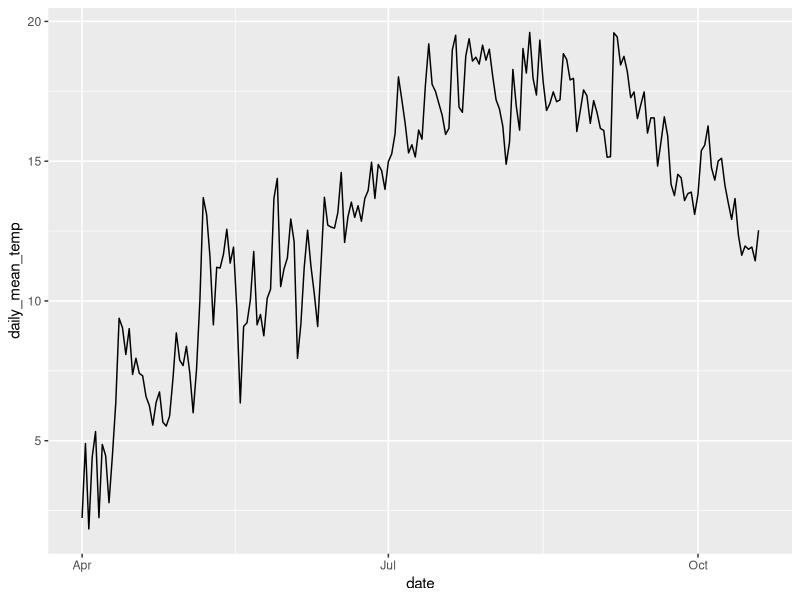
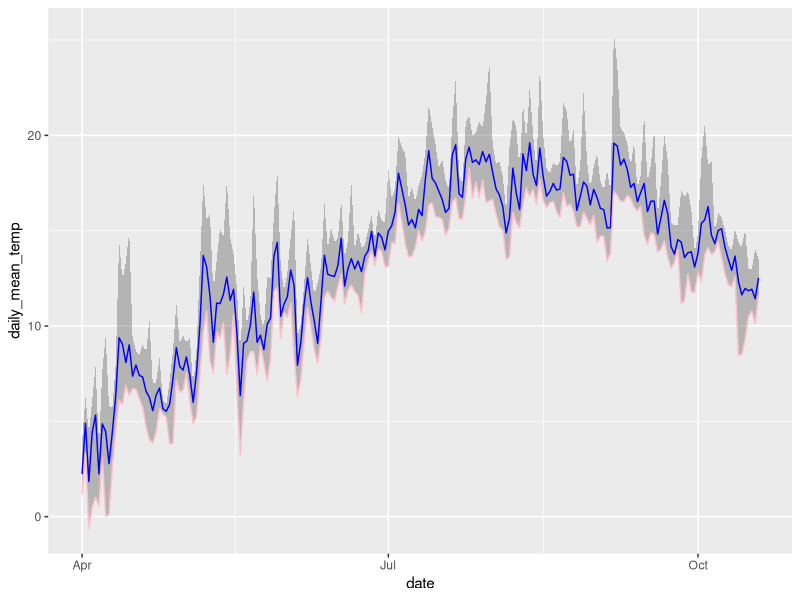

These charts were generated, in order, by the following R code:
## ---- chunk 1
library(tidyverse)
library(broom)
library(readr)
library(dplyr)
library(forcats)
library(lubridate)
## ---- chunk 2
hurricane_plants <- read_csv("../data/hurricane_plants.csv")

hurricane_plants <- read_csv("../data/hurricane_plants.csv", 
    col_types = cols(date = col_date(format = "%m/%d/%Y")))

weather_data <- read_csv("../data/neracoos_buoy_data.csv")
## ---- chunk 3
# arrage variables in logical order
hurricane_plants <- relocate(hurricane_plants, 
       date, 
       life_form, 
       species, 
       initial_emergence,
       breaking_leaf_buds_count,
       leaf_presence,
       percent_unfolded_leaves,
       unfolded_leaves_count,
       percent_full_size_leaf,
       percent_leaves_colorful,
       fallen_leaf_presence,
       breaking_needle_bud_count,
       young_needle_count,
       percent_stalk_growth,
       percent_fiddlehead_unrolled,
       buds_and_flowers_count,
       percent_open_flowers,
       pollen_amount,
       pollen_cone_count,
       percent_open_pollen_cones,
       fruit_count,
       unripe_seed_cone_count, 
       percent_ripe_fruits,
       ripe_seed_cone_count,
       dropped_fruit_count,
       notes
       )

# remove empty rows, where life_form is NA 
hurricane_plants <- hurricane_plants %>% 
  filter(!is.na(life_form))
## ---- chunk 4
# new variable of a string of numbers for observed phases
# 1 = leafing out
# 2 = budding
# 3 = flowering
# 4 = fruiting
# 5 = ripe fruits/seeds
# 6 = seed dispersal
hurricane_plants <- hurricane_plants %>%
  mutate(phenophase = case_when(
    initial_emergence == T        ~ "1",
    buds_and_flowers_count > 0    ~ "2",
    pollen_cone_count > 0         ~ "2",
    percent_open_flowers > 0      ~ "3",
    pollen_amount != "none"       ~ "3",
    fruit_count > 0               ~ "4"))

hurricane_plants_join <- hurricane_plants %>%
  # mutate(date = as.Date(date)) %>%
  group_by(species, initial_emergence) %>% 
  filter(date == min(date)) %>% 
  slice(1) %>% # takes the first occurrence if there is a tie
  ungroup() %>%
  filter(initial_emergence == "TRUE") %>%
  select(date, species, first_emergence=initial_emergence)

hurricane_plants <- hurricane_plants %>%
  full_join(hurricane_plants_join, join_by(date, species))
## ---- chunk 5
# lubridate weather entries, calculate useful daily temperatures
weather_data <- weather_data %>%
  mutate(time = ymd_hms(time),
         month = month(time),
         day = day(time),
         date = as_date(round_date(time, unit = "day"))) %>%
  mutate(air_temperature = as.numeric(air_temperature)) %>%
  group_by(date) %>%
  summarize(daily_mean_temp = mean(air_temperature, na.rm = TRUE),
            daily_min_temp = min(air_temperature, na.rm = TRUE),
            daily_max_temp = max(air_temperature, na.rm = TRUE),
            daily_sd_temp = sd(air_temperature, na.rm = TRUE))

# glimpse weather data
glimpse(weather_data)
## ---- chunk 6
# set species minimums for temperatures and calculate total days above "frosts"
weather_data %>%
  group_by(date) %>%
  mutate(yarrow_temp_above = case_when(daily_mean_temp > 5 ~ 1, 
                                       TRUE ~ 0),
         apple_temp_above = case_when(daily_mean_temp > 12 ~ 1, 
                                       TRUE ~ 0)) %>% #find relevant temperatures, name by species, and join to hurricane_plants by this variable (dates after critical period)
  pivot_longer(cols = c(yarrow_temp_above, apple_temp_above), names_to = "species_germ", values_to = "germination_possible") %>%
  filter(germination_possible == 1) %>% #earliest non-frost or favourable germination date
  group_by(species_germ) %>%
  slice_min(date, n = 1)
## ---- chunk 7
# line plot daily mean temperature
ggplot(weather_data, aes(x=date, y=daily_mean_temp)) +
  geom_line() 
## ---- chunk 8
# plot ribbon of daily temperature readings
weather_data %>%
  ggplot(aes(x = date)) +
    geom_ribbon(aes(y = daily_mean_temp, ymin = daily_min_temp, ymax = daily_max_temp), alpha = 0.3) +
    geom_line(aes(y = daily_mean_temp), color = "blue") +
    geom_line(aes(y = daily_min_temp), color = "pink") 
